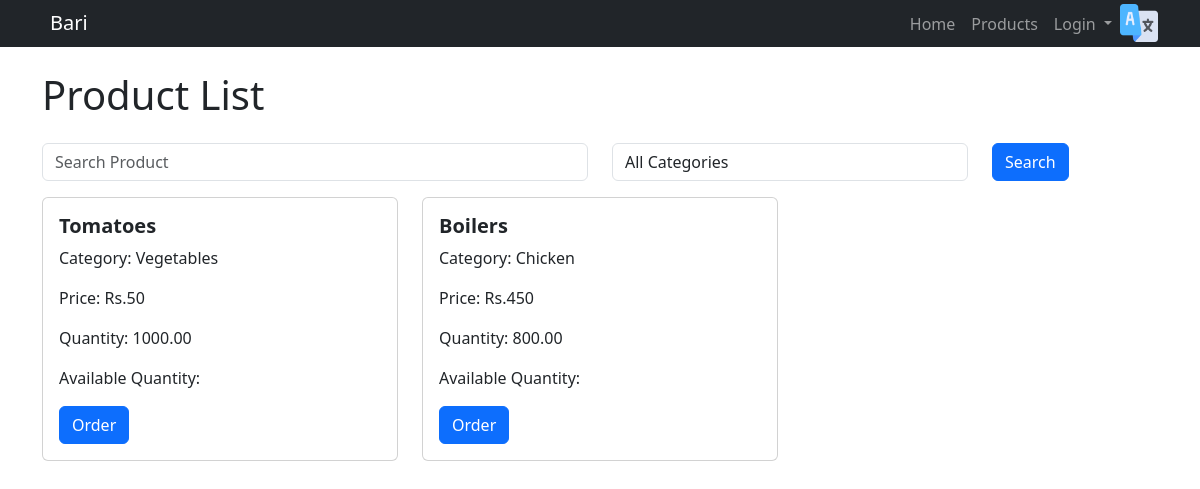
The app's page /src/home.php, older data.
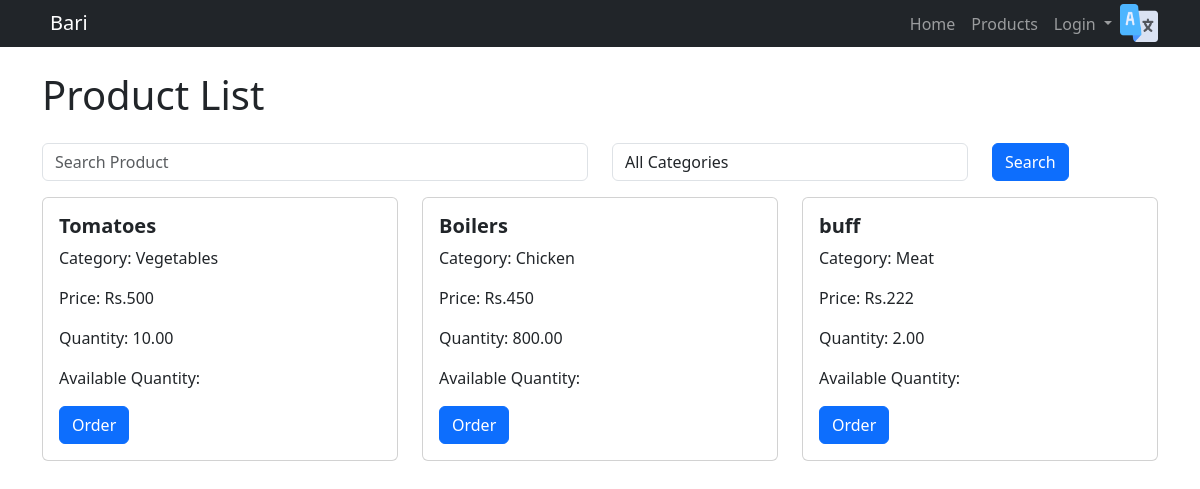
The same page, newer data.
### tables this page shows
CREATE TABLE `products` (
  `id` int(11) NOT NULL,
  `CategoryName` varchar(150) DEFAULT NULL,
  `ProductName` varchar(150) DEFAULT NULL,
  `ProductPrice` decimal(10,0) DEFAULT current_timestamp(),
  `LeftQuantity` decimal(10,2) DEFAULT NULL,
  `TotalQuantity` decimal(10,2) DEFAULT NULL,
  `PostingDate` timestamp NOT NULL DEFAULT current_timestamp() ON UPDATE current_timestamp(),
  `UpdationDate` timestamp NULL DEFAULT NULL ON UPDATE current_timestamp(),
  `CategoryCode` varchar(50) DEFAULT NULL
);

### src/book-products.php (the view, shortened to what this page needs)
<?php
include('Kisan/includes/config.php');
$query = mysqli_query($con, "SELECT * FROM products");
$searchKeyword = '';
$query = "SELECT * FROM products";
$result = mysqli_query($con, $query);
$products = mysqli_fetch_all($result, MYSQLI_ASSOC);
?>
<!DOCTYPE html>
<html lang="en">
<head>
</head>
<body>
    <div class="container">
        <h1 class="my-4">Product List</h1>
        <form method="post">
            <div class="row mb-3">
                <div class="col-md-6">
                    <input type="text" class="form-control" name="search" placeholder="Search Product" value="<?php echo $searchKeyword; ?>">
                </div>
                <div class="col-md-4">
                    <select class="form-control" name="category">
                        <option value="All">All Categories</option>
                    </select>
                </div>
                <div class="col-md-2">
                    <button type="submit" class="btn btn-primary" name="submit">Search</button>
                </div>
            </div>
        </form>
        <div class="row">
            <?php foreach ($products as $product) : ?>
                <div class="col-md-4 mb-4">
                    <div class="card">
                        <div class="card-body">
                            <h5 class="card-title"><b><?php echo $product['ProductName']; ?></b></h5>
                            <p class="card-text">Category: <?php echo $product['CategoryName']; ?></p>
                            <p class="card-text">Price: Rs.<?php echo $product['ProductPrice']; ?></p>
                            <p class="card-text">Quantity: <?php echo $product['TotalQuantity']; ?></p>
                            <p class="card-text">Available Quantity: <?php echo $product['LeftQuantity']; ?></p>
                            <button class="btn btn-primary" data-bs-toggle="modal" data-bs-target="#orderModal<?php echo $product['id']; ?>">Order</button>
                        </div>
                    </div>
                </div>
            <?php endforeach; ?>
        </div>
    </div>
</body>
</html>

Row changes from the older to the newer data that the page shows:
changed products "Tomatoes": ProductPrice "50" → "500"; TotalQuantity "1000.00" → "10.00"
added products: ProductName "buff", CategoryName "Meat", ProductPrice "222", TotalQuantity "2.00"
